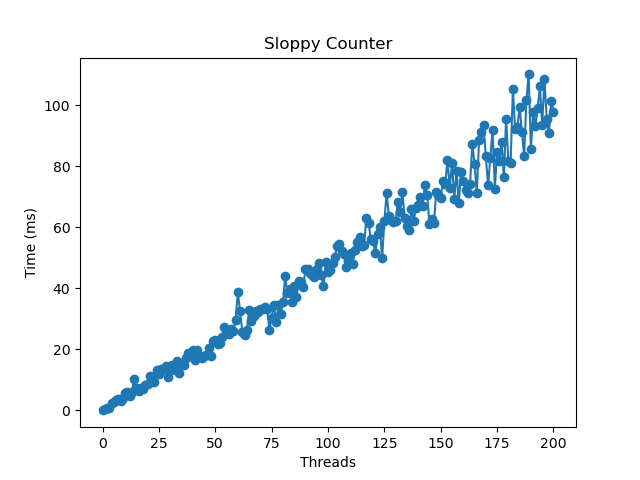

Reproduce this figure in Python.
import sys
from numpy import *
import matplotlib.pyplot as plt

data = genfromtxt("sloppyThreadsData")

fig, ax = plt.subplots()
ax.plot(data[:,1], data[:,0] / 1000000, marker='o')
ax.set_title("Sloppy Counter")
ax.set_xlabel("Threads")
ax.set_ylabel("Time (ms)")
fig.savefig("sloppyThreadsGraph.png")
